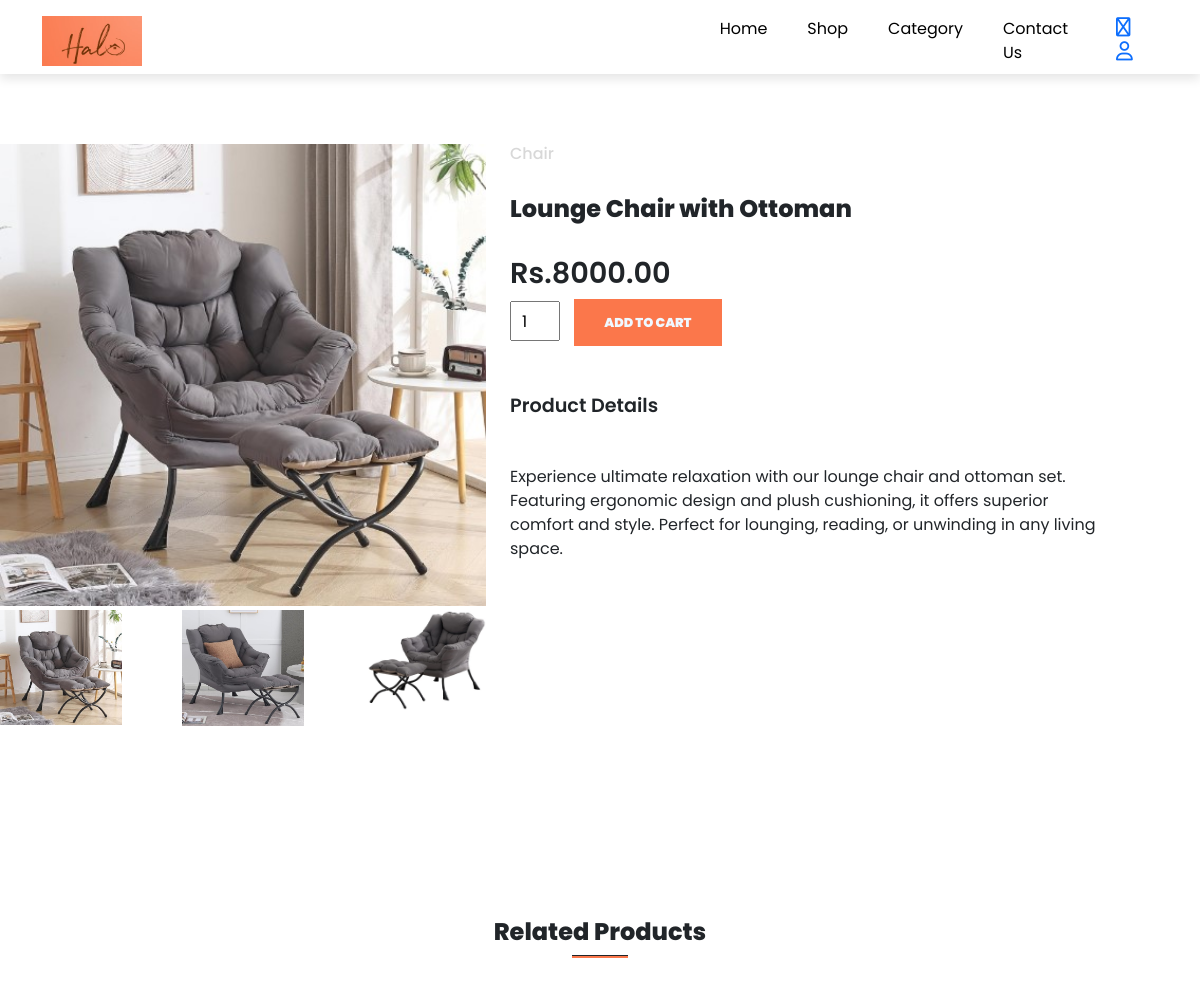
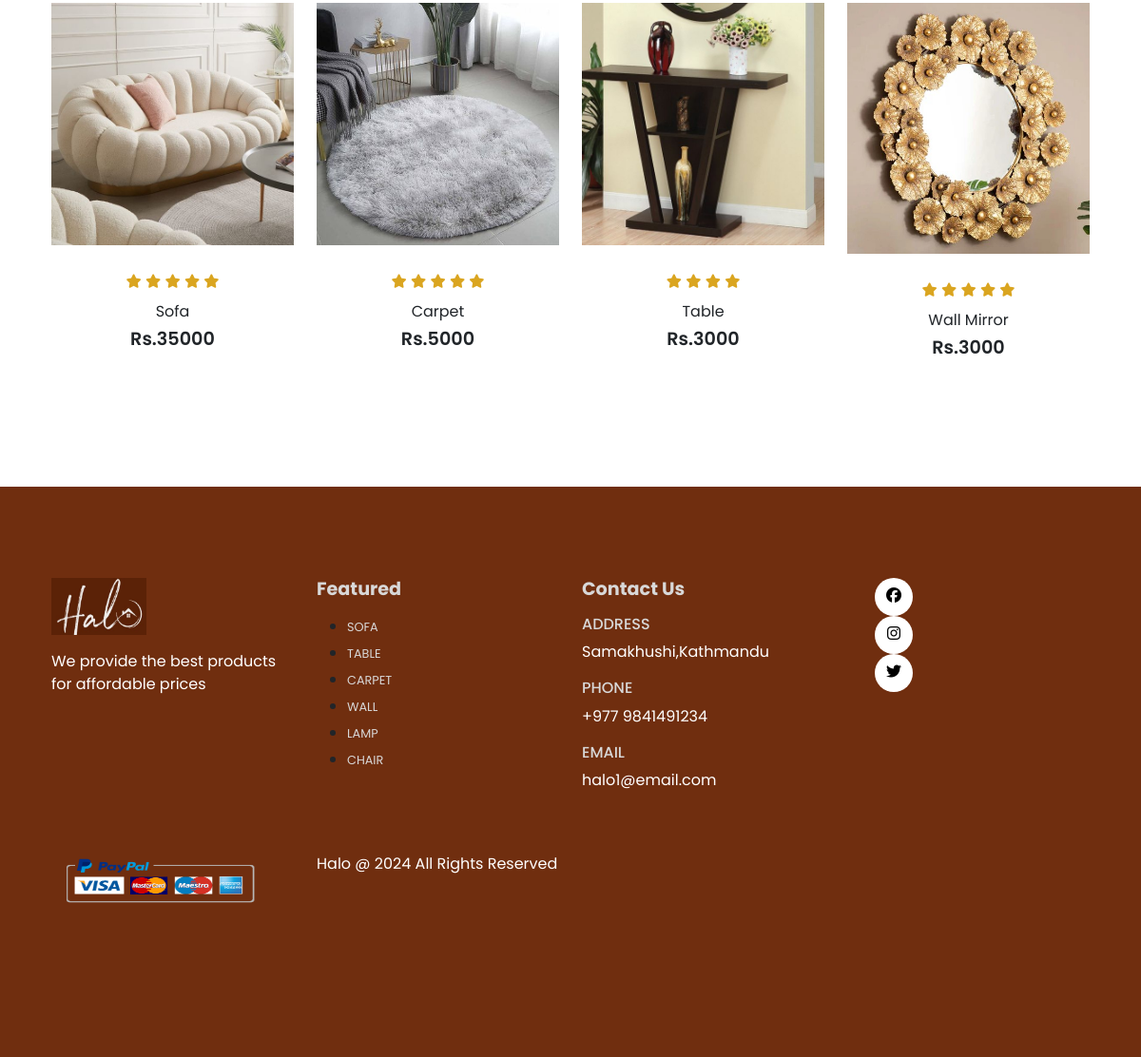
The page /product.php?product_id=1 on the database its author committed (2 pictures, top to bottom).
### tables this page shows
CREATE TABLE `products` (
  `product_id` int(11) NOT NULL,
  `product_name` varchar(100) NOT NULL,
  `product_category` varchar(108) NOT NULL,
  `product_description` varchar(255) NOT NULL,
  `product_image` varchar(255) NOT NULL,
  `product_image2` varchar(255) DEFAULT NULL,
  `product_image3` varchar(255) DEFAULT NULL,
  `product_image4` varchar(255) DEFAULT NULL,
  `product_price` decimal(10,2) NOT NULL,
  `product_special_offer` int(2) DEFAULT NULL,
  `product_color` varchar(108) DEFAULT NULL
);

### product.php (the view, shortened to what this page needs)
<?php
include('server/connection.php');
if(isset($_GET['product_id'])){
  $product_id = $_GET['product_id'];
     $stmt = $conn->prepare("SELECT * FROM products WHERE product_id = ?");
     $stmt->bind_param("i",$product_id);
     $stmt->execute();
     $product = $stmt->get_result();
}else{
  header('location: index.php');
}
?>
<?php
include('layouts/header.php');
?>
      <section class="single-product my-5 pt-5">
        <div class="row mt-5">
          <?php
            while($row = $product->fetch_assoc()){
          ?>
            <div class="col-lg-5 col-md-6 col-sm-12">
                <img class="img-fluid w-100 pb-1" src="assets/imgs/<?php echo $row['product_image']; ?>" id="mainImg">
                <div class="small-img-group">
                    <div class="small-img-col">
                        <img src="assets/imgs/<?php echo $row['product_image']; ?>" width="100%" class="small-img" alt="">
                    </div>
                    <div class="small-img-col">
                        <img src="assets/imgs/<?php echo $row['product_image2']; ?>" width="100%" class="small-img" alt="">
                    </div>
                    <div class="small-img-col">
                        <img src="assets/imgs/<?php echo $row['product_image3']; ?>" width="100%" class="small-img" alt="">
                    </div>
                </div>
            </div>
            <div class="col-lg-6 col-md-12 col-sm-12">
                <h6><?php echo $row['product_category']; ?></h6>
                <h3 class="py-4"><?php echo $row['product_name']; ?></h3>
                <h2>Rs.<?php echo $row['product_price'];  ?></h2>
                <form method="POST" action="cart.php">
                      <input type="number" name="product_quantity" value="1"/>
                      <button class="buy-btn" type="submit" name="add_to_cart">Add To Cart</button>
                </form>
                <h4 class="mt-5 mb-5">Product Details</h4>
                <span><?php echo $row['product_description']; ?></span>
            </div>
            <?php  }  ?>
        </div>
      </section>
      <section id="related-products" class="my-5 pt-5">
        <div class="container text-center mt-5 py-5">
          <h3>Related Products</h3>
          <hr>
        </div>
        <div class="row mx-auto container">
          <div class="product text-center col-lg-3 col-md-4 col-sm-6">
            <img class="img-fluid mb-3"  src="assets/imgs/sofa2.jpg" alt="Sofa">
            <div class="star">
              <i class="fa-solid fa-star"></i>
              <i class="fa-solid fa-star"></i>
              <i class="fa-solid fa-star"></i>
              <i class="fa-solid fa-star"></i>
              <i class="fa-solid fa-star"></i>
            </div>
            <h5 class="p-name">Sofa</h5>
            <h4 class="p-price">Rs.35000</h4>
          </div>
          <div class="product text-center col-lg-3 col-md-4 col-sm-6">
            <img class="img-fluid mb-3"  src="assets/imgs/carpet2.jpg" alt="Sofa">
            <div class="star">
              <i class="fa-solid fa-star"></i>
              <i class="fa-solid fa-star"></i>
              <i class="fa-solid fa-star"></i>
              <i class="fa-solid fa-star"></i>
              <i class="fa-solid fa-star"></i>
            </div>
            <h5 class="p-name">Carpet</h5>
            <h4 class="p-price">Rs.5000</h4>
          </div>
          <div class="product text-center col-lg-3 col-md-4 col-sm-6">
            <img class="img-fluid mb-3"  src="assets/imgs/table4.jpg" alt="Sofa">
            <div class="star">
              <i class="fa-solid fa-star"></i>
              <i class="fa-solid fa-star"></i>
              <i class="fa-solid fa-star"></i>
              <i class="fa-solid fa-star"></i>
            </div>
            <h5 class="p-name">Table</h5>
            <h4 class="p-price">Rs.3000</h4>
          </div>
          <div class="product text-center col-lg-3 col-md-4 col-sm-6">
            <img class="img-fluid mb-3"  src="assets/imgs/wall3.jpg" alt="Sofa">
            <div class="star">
              <i class="fa-solid fa-star"></i>
              <i class="fa-solid fa-star"></i>
              <i class="fa-solid fa-star"></i>
              <i class="fa-solid fa-star"></i>
              <i class="fa-solid fa-star"></i>
            </div>
            <h5 class="p-name">Wall Mirror</h5>
            <h4 class="p-price">Rs.3000</h4>
          </div>
        </div>
        </section>
      <footer class="mt-5 py-5">
        <div class="row container mx-auto pt-5">
          <div class="footer-one col-lg-3 col-md-6 col-sm-12">
            <img src="assets/imgs/logo1.jpg" height="60px" width="100px" alt="">
            <p class="pt-3">
              We provide the best products for affordable prices
            </p>
          </div>
          <div class="footer-one col-lg-3 col-md-6 col-sm-12">
           <h5 class="pb-2">
            Featured
           </h5>
           <ul class="text-uppercase">
              <li><a href="">Sofa</a></li>
              <li><a href="">Table</a></li>
              <li><a href="">Carpet</a></li>
              <li><a href="">Wall</a></li>
              <li><a href="">Lamp</a></li>
              <li><a href="">Chair</a></li>
           </ul>
          </div>
          <div class="footer-one col-lg-3 col-md-6 col-sm-12">
            <h5 class="pb-2">
              Contact Us
            </h5>
            <div>
              <h6 class="text-uppercase">Address</h6>
              <p>Samakhushi,Kathmandu</p>
            </div>
            <div>
              <h6 class="text-uppercase">Phone</h6>
              <p>+977 9841491234</p>
            </div>
            <div>
              <h6 class="text-uppercase">Email</h6>
              <p>halo1@email.com</p>
            </div>
          </div>
          <div class="footer-two col-lg-3 col-md-6 col-sm-12">
            <div class="row container mx-auto">
              <div class="col-lg-3 col-md-6 col-sm-12 mb-4">
              <a href="#"><i class="fab fa-facebook"></i></a><br>
              <a href="#"><i class="fab fa-instagram"></i></a><br>
              <a href="#"><i class="fab fa-twitter"></i></a><br>
              </div>
            </div>
          </div>
        </div>
        <div class="copyright mt-5">
          <div class="row container mx-auto">
            <div class="col-lg-3 col-md-6 col-sm-12 mb-4">
              <img src="assets/imgs/payment.png" height="77%" width="88%"  alt="">
            </div>
            <div class="col-lg-3 col-md-6 col-sm-12 mb-4 text-nowrap mb-2">
              <p>Halo @ 2024 All Rights Reserved</p>
            </div>
          </div>
        </div>
      </footer>
  </body>
</html>

### assets/css/style.css (style rules this page uses)
* { margin: 0; padding: 0; box-sizing: border-box; }
body { font-family:'Poppins', sans-serif ; }
h2 { font-size: 1.8rem; font-weight: 600; }
h3 { font-size: 1.5rem; font-weight: 800; }
h4 { font-size: 1.2rem; font-weight: 600; }
h5 { font-size: 1rem; font-weight: 400; }
h6 { color: #d8d8d8; }
button { font-size: .8rem; font-weight: 900; outline: none; border: none; background-color: #fb774b; color: aliceblue; padding: 14px 30px; text-transform: uppercase; cursor: pointer; transition: 0.5s ease; }
.product { cursor: pointer; margin-bottom: 2rem; }
.product img { transition: 0.3s all }
hr { width: 5%; height: 3px !important; opacity: 1 !important; background-color: #fb774b; margin: 0 auto; }
.star { padding: 10px 0; }
.star i { font-size: .9rem; color: goldenrod; }
footer { background-color: #702e0f; height: 75vh; }
footer h5 { color: #d8d8d8; font-weight: 700; font-size: 1.2rem; }
footer li { padding-bottom: 4px; }
footer li a { font-size: .8rem; color: #d8d8d8; text-decoration: none; }
footer .footer-two a { color: black; height: 40px; width: 40px; background-color: white; display: inline-block; text-align: center; line-height: 38px; border-radius: 50%; transition: .4s ease; margin: 0 5px; }
footer p { color: white; }
.small-img-group { display: flex; justify-content: space-between; }
.small-img-col { flex-basis: 25%; cursor: pointer; }
.single-product input { width: 50px; height: 40px; padding-left: 10px; font-size: 16px; margin-right: 10px; }
.single-product .buy-btn { background-color: #fb774b; opacity: 1; transition: .4s all; }

### rows shown on the page
products: product_image (picture), product_image2 (picture), product_image3 (picture), product_category "Chair", product_name "Lounge Chair with Ottoman", product_price "8000.00", product_description "Experience ultimate relaxation with our lounge chair and ottoman set. Featuring ergonomic design and plush cushioning, it offers superior comfort and style. Perfect for lounging, reading, or unwinding in any living space."
